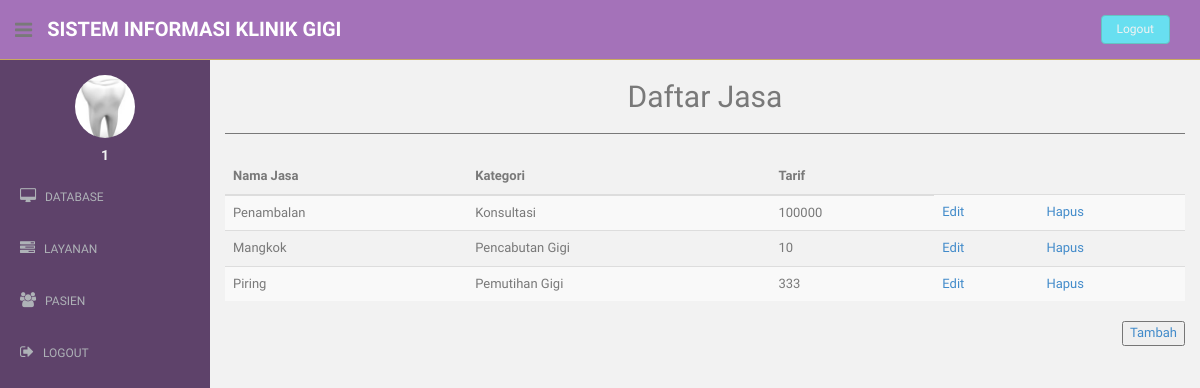
Before: /admin/jasa.php (signed in) with the older database file.
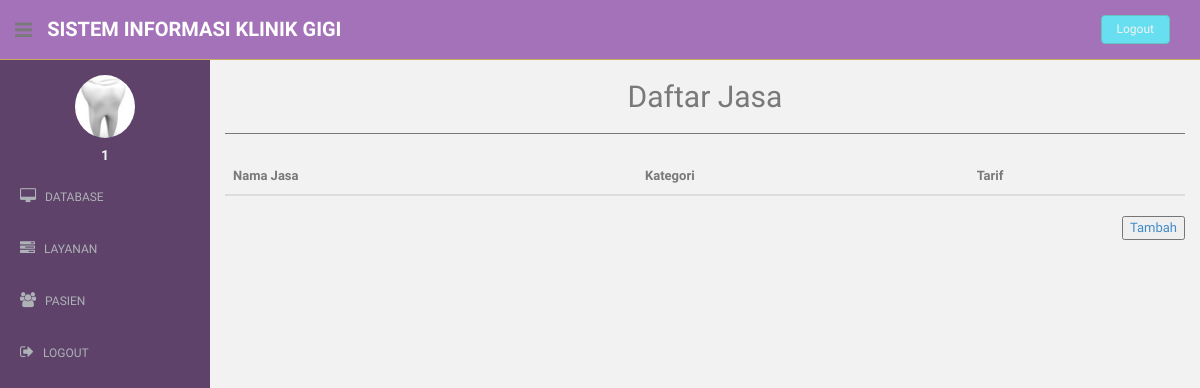
After: the same page with the newer database file.
### tables this page shows
CREATE TABLE `jasa` (
  `id_jasa` int(11) NOT NULL,
  `nama_jasa` text NOT NULL,
  `kategori` int(11) NOT NULL,
  `tarif` int(11) NOT NULL
);

CREATE TABLE `kategori_jasa` (
  `id_kategori_jasa` int(11) NOT NULL,
  `nama_kategori_jasa` text NOT NULL
);

### admin/jasa.php (the view, shortened to what this page needs)
<?php
  include "../connection/connect.php";
  $dataJasa = $conn->query("SELECT * FROM jasa, kategori_jasa WHERE kategori_jasa.id_kategori_jasa = jasa.kategori");
?>
<!DOCTYPE html>
<html lang="en">
  <head>
    <link href="../assets/css/bootstrap.css" rel="stylesheet">
    <link href="../assets/font-awesome/css/font-awesome.css" rel="stylesheet" />
    <link href="../assets/css/style.css" rel="stylesheet">
    <link href="../assets/css/style-responsive.css" rel="stylesheet">
    <link href="../assets/css/dataTables.bootstrap.min.css" rel="stylesheet">
  </head>
  <body>
  <section id="container" >
      <header class="header purple1-bg">
              <div class="sidebar-toggle-box">
                  <div class="fa fa-bars tooltips" data-placement="right" data-original-title="Toggle Navigation"></div>
              </div>
            <a href="index.php" class="logo"><b>Sistem Informasi Klinik Gigi</b></a>
            <div class="top-menu">
            	<ul class="nav pull-right top-menu">
                    <li><a class="logout" href="../process/logout.php">Logout</a></li>
            	</ul>
            </div>
        </header>
      <aside>
          <div id="sidebar"  class="nav-collapse ">
              <ul class="sidebar-menu" id="nav-accordion">
              	  <p class="centered"><a href="profile.html"><img src="../assets/img/ui-sam.jpg" class="img-circle" width="60"></a></p>
              	  <h5 class="centered"><?php echo $_SESSION['uid']?></h5>
                  <li class="sub-menu">
                      <a href="javascript:;" >
                          <i class="fa fa-desktop"></i>
                          <span>DATABASE</span>
                      </a>
                  </li>
                  <li class="sub-menu">
                      <a href="javascript:;" >
                          <i class="fa fa-tasks"></i>
                          <span>LAYANAN</span>
                      </a>
                  </li>
                  <li class="sub-menu">
                      <a href="javascript:;" >
                          <i class="fa fa-users"></i>
                          <span>PASIEN</span>
                      </a>
                  </li>
                  <li class="sub-menu">
                      <a href="../process/logout.php" >
                          <i class="fa fa-sign-out"></i>
                          <span>LOGOUT</span>
                      </a>
                  </li>
              </ul>
          </div>
      </aside>
      <section id="main-content">
          <section class="wrapper">
          	<h2><center>Daftar Jasa</center></h2>
            <hr>
          	<div class="row mt">
          		<div class="col-lg-12">
          		<table class="table table-striped table-advance table-hover col-lg-12">
              <thead>
                <th>Nama Jasa</th>
                <th>Kategori</th>
                <th>Tarif</th>
              </thead>
              <tbody>
                <?php
                while($jasa = $dataJasa->fetch_assoc()){
                  echo "
                    <tr>
                      <td>
                        $jasa[nama_jasa]
                      </td>
                      <td>
                        $jasa[nama_kategori_jasa]
                      </td>
                      <td>
                        $jasa[tarif]
                      </td>
                      <td>
                        <a href=\"edit_jasa.php?id_jasa=$jasa[id_jasa]\">Edit</a>
                      </td>
                      <td>
                        <a href=\"act/hapus_jasa.php?id_jasa=$jasa[id_jasa]\">Hapus</a>
                      </td>
                    </tr>
                  ";
                }
                ?>
              </tbody>
              </table>
              <button style="float: right"><a href="add_jasa.php">Tambah</a></button>
          		</div>
          	</div>
		      </section>
      </section>
  </section>
  </body>
</html>

### assets/css/style.css (style rules this page uses)
body { color: #797979; background: #f2f2f2; font-family: 'Ruda', sans-serif; padding: 0px !important; margin: 0px !important; font-size:13px; }
ul li { list-style: none; }
a, a:hover, a:focus { text-decoration: none; outline: none; }
#container { width: 100%; height: 100%; }
hr { margin-top: 20px; margin-bottom: 20px; border: 0; border-top: 1px solid #797979; }
.centered { text-align: center; }
.mt { margin-top: 25px; }
ul.top-menu > li > .logout { color: #f2f2f2; font-size: 12px; border-radius: 4px; -webkit-border-radius: 4px; border: 1px solid #64c3c2 !important; padding: 5px 15px; margin-right: 15px; background: #68dff0; margin-top: 15px; }
#sidebar { width: 210px; height: 100%; position: fixed; background: #5e426a; }
#sidebar h5 { color: #f2f2f2; font-weight: 700; }
#sidebar ul li { position: relative; }
ul.sidebar-menu , ul.sidebar-menu li ul.sub { margin: -2px 0 0; padding: 0; }
ul.sidebar-menu { margin-top: 75px; }
ul.sidebar-menu li { margin-bottom: 5px; margin-left:10px; margin-right:10px; }
ul.sidebar-menu li.sub-menu { line-height: 15px; }
ul.sidebar-menu li a span { display: inline-block; }
ul.sidebar-menu li a { color: #aeb2b7; text-decoration: none; display: block; padding: 15px 0 15px 10px; font-size: 12px; outline: none; -webkit-transition: all 0.3s ease; -moz-transition: all 0.3s ease; -o-transition: all 0.3s ease; -ms-transition: all 0.3s ease; transition: all 0.3s ease; }
ul.sidebar-menu li a i { font-size: 15px; padding-right: 6px; }
#main-content { margin-left: 210px; }
.header, .footer { min-height: 60px; padding: 0 15px; }
.header { position: fixed; left: 0; right: 0; z-index: 1002; }
.purple1-bg { background: #a472b9; border-bottom: 1px solid #c9aa5f; }
.wrapper { display: inline-block; margin-top: 60px; padding-left: 15px; padding-right: 15px; padding-bottom: 15px; padding-top: 0px; width: 100%; }
a.logo { font-size: 20px; color: #ffffff; float: left; margin-top: 15px; text-transform: uppercase; }
a.logo b { font-weight: 900; }
#top_menu .nav > li, ul.top-menu > li { float: left; }
ul.top-menu > li > a { color: #666666; font-size: 16px; border-radius: 4px; -webkit-border-radius: 4px; border:1px solid #666666 !important; padding: 2px 6px; margin-right: 15px; }
.sidebar-toggle-box { float: left; padding-right: 15px; margin-top: 20px; }
.sidebar-toggle-box .fa-bars { cursor: pointer; display: inline-block; font-size: 20px; }

Changed rows visible on the page:
removed jasa: nama_jasa "Penambalan", kategori_jasa.nama_kategori_jasa "Konsultasi", tarif "100000"
removed jasa: nama_jasa "Mangkok", kategori_jasa.nama_kategori_jasa "Pencabutan Gigi", tarif "10"
removed jasa: nama_jasa "Piring", kategori_jasa.nama_kategori_jasa "Pemutihan Gigi", tarif "333"
